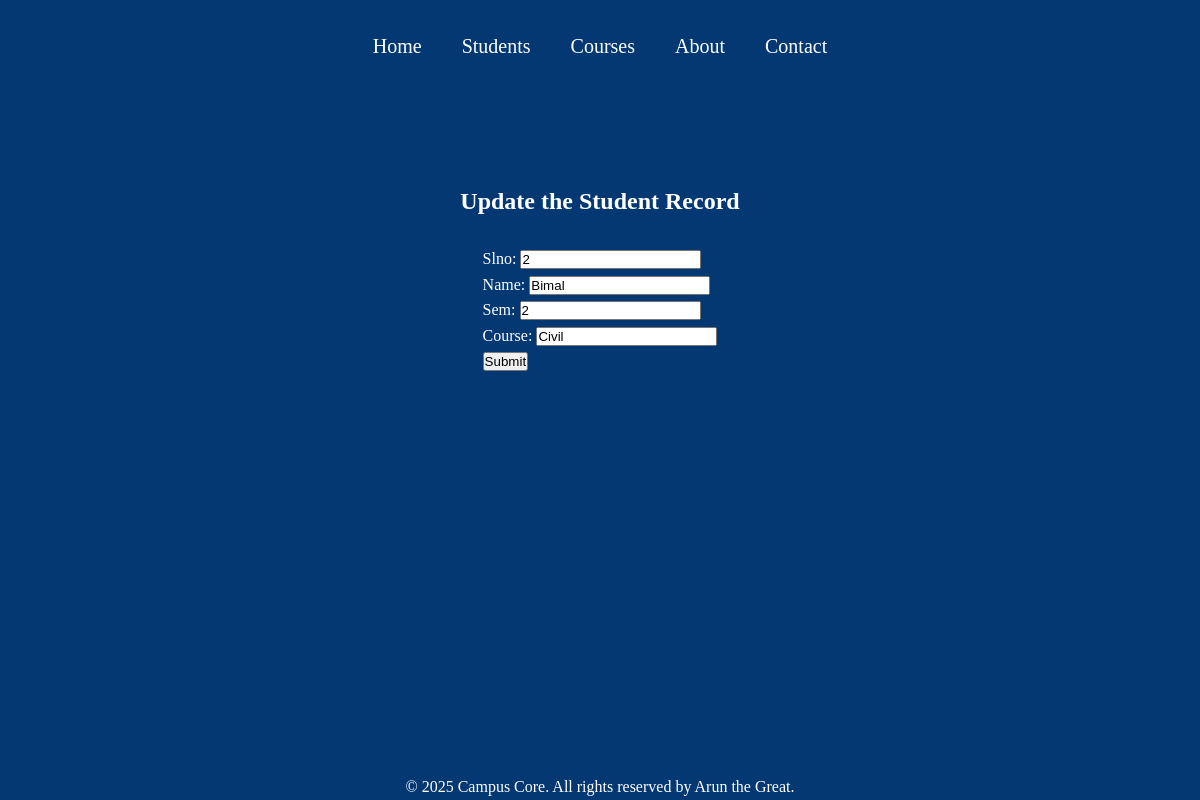
Page /students/update/222657 on the committed database.
### students/models.py (models this page shows, shortened)
class Student(models.Model):
    slno=models.IntegerField(unique=True)
    name=models.CharField(max_length=40)
    sem=models.IntegerField()
    course=models.CharField(max_length=20)

### students/views.py (the view)
# urls.py: path('update/<int:sid>', views.student_update, name='update_Student')
def student_update(request, sid):
    record=Student.objects.get(id=sid)
    if request.method=='GET':
        form=StudentForm(instance=record) #Filled form with selected student record
        return render(request, 'students/update_form.html', {'form':form})
    else:
        form=StudentForm(request.POST,instance=record)
        if form.is_valid():
            form.save()
        return redirect('studentlist')

### students/forms.py
class StudentForm(forms.ModelForm):
    class Meta:
        model=Student
        fields='__all__'

### templates/students/update_form.html (shortened to what this page needs)
{% extends 'base.html' %}
{% load static %}
{% block content %}
<div class="container" id="updater">
<h2>Update the Student Record</h2><br>
<form method="POST">
    {{form.as_p}}
    <input type="submit" value="Submit"/>
</form>
</div>
{% endblock %}

### static/styles/base.css (style rules this page uses)
* { margin: 0; padding: 0; }
body { background-color: #043873; color: white; font-family: 'JetBrains mono'; line-height: 1.6; display: flex; flex-direction: column; min-height: 100vh; }
.container { display: flex; align-items: center; justify-content: center; padding: 10px; margin-top: 80px; }
#updater { flex-direction: column; }

### rows in the picture
Student: slno "2", name "Bimal", sem "2", course "Civil"
